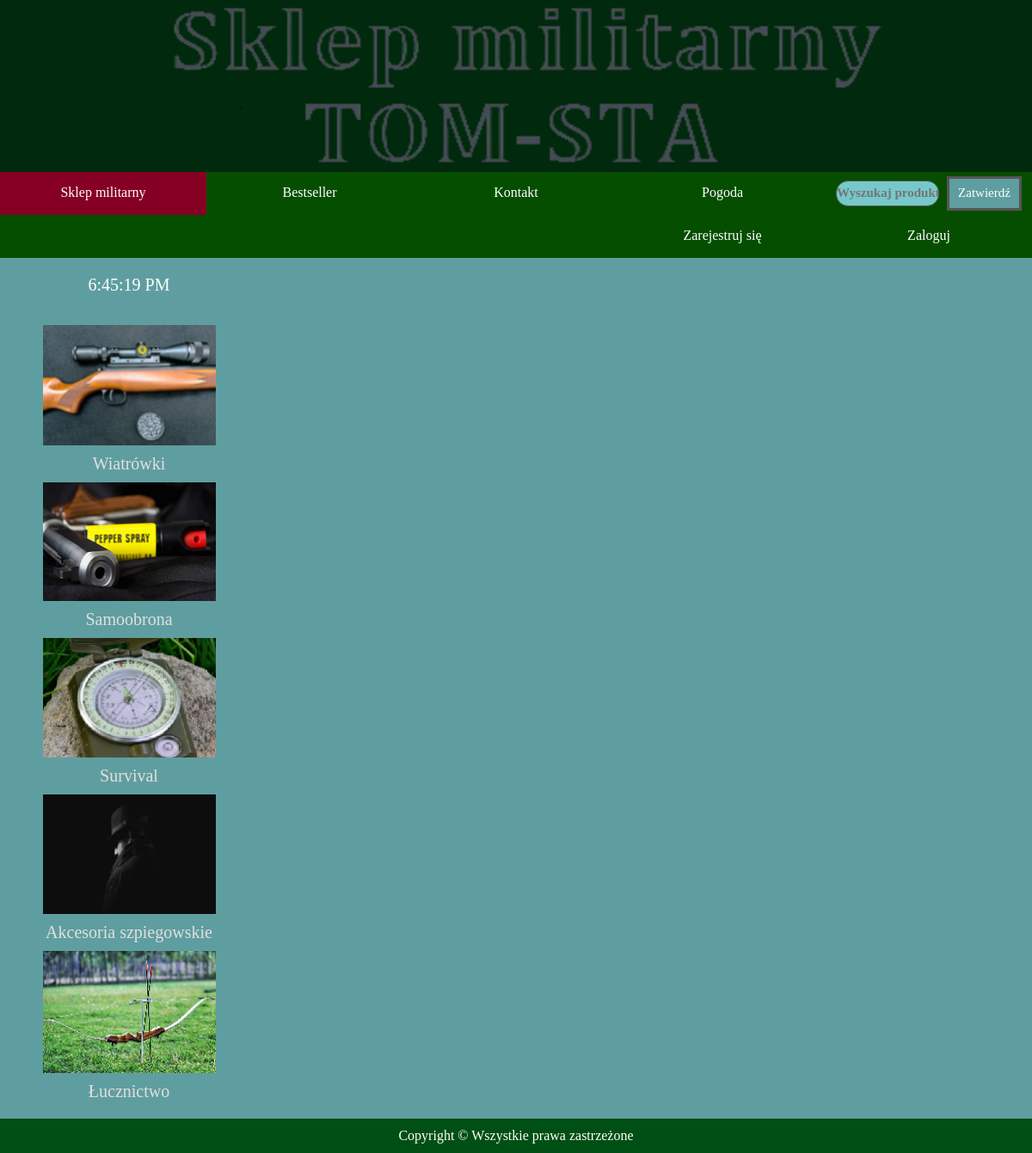
The page / on the database its author committed.
### Produkty/models.py (models this page shows, shortened)
class Kategoria(models.Model):
    nazwa = models.CharField(max_length=40)
    zdjecie = models.ImageField(null=True, blank=True, upload_to="imageskat/")
    class Meta:
        verbose_name = "Kategoria"
        verbose_name_plural = "Kategorie"

### Produkty/views.py (the view)
# urls.py: path('', views.indexx, name='home'),
def indexx(request):
    kategorie = Kategoria.objects.all()
    dane = {'kategorie': kategorie}
    if request.user.is_authenticated:
        dane['userStatus'] = 'zalogowany'
    else:
        dane['userStatus'] = 'niezalogowany'
    return render(request, 'szablon.html', dane)

### Produkty/templates/szablon.html (shortened to what this page needs)
{% load static %}
<!DOCTYPE html>
<html lang="pl">
    <head>
        <link rel="stylesheet" type="text/css" href="{% static 'style.css' %}"/>
    </head>
    <body>
    <div id="wrapper">
        <header>
                <img class="temp" src="{% static 'images/logosklepu.png' %}" height="200px;" alt="My image">
        </header>
            <nav>
                <a class="menu active" href="/">Sklep militarny</a>
                <a class="menu" href="/galeria">Bestseller</a>
                <a class="menu" href="/kontakt">Kontakt</a>
                <a class="menu" href="/pogoda">Pogoda</a>
                <a class="menu">
                    <form action="/search">
                        <input name="q" type="text" autocomplete="off" title="Do wyszukania podaj co namniej jedną literę bądź cyfrę" required="required" size="11" placeholder="Wyszukaj produkt" />
                        <button class="button" type=submit" >Zatwierdź</button>
                     </form>
                </a>
                {% if user.is_authenticated %}
                <a></a><a></a><a></a><a></a>
                <a class="menu" href="JavaScript:{document.getElementById('logout').submit()}">Wyloguj</a>
                {% else %}
                <a></a><a></a><a></a>
                <a class="menu" href="{% url 'signup_page' %}">Zarejestruj się</a>
                <a class="menu" href="{% url 'login_page' %}">Zaloguj</a>
                {% endif %}
            </nav>
            <section>
                <div id ="navig" >
                    <div id="czas"></div>
                    {% for kat in kategorie %}
                        {% if kat.zdjecie %}
                             <a class="mainphoto" href="/kategoria/{{kat.id}}"><img src="{{ MEDIA_URL }}{{ kat.zdjecie.url }}" alt="img"></a>
                        {% endif %}
                        <p><a class="kat" href="/kategoria/{{kat.id}}">{{ kat.nazwa }} </a> </p>
                    {% endfor %}
                </div>
                <div id ="searchwindow">
                </div>
            </section>
        <footer>Copyright © Wszystkie prawa zastrzeżone</footer>
    </div>
    </body>
</html>

### Produkty/templates/static/style.css (style rules this page uses)
* { margin: 0; padding: 0; font-family: "Times New Roman", Times, serif; box-sizing: border-box; }
html { background-color: #01290d; }
body { background-color: #01290d; }
#wrapper { max-width: 1200px; height: 100%; margin: 0 auto 0 auto; background-color: white; }
#navig { margin: 0px; padding: 20px; width: 25%; float: left; background-color: cadetblue; }
#czas { text-align: center; color: white; margin-bottom: 25px; font-size: 20px; }
#navig p { text-align: center; font-size: 20px; }
#searchwindow { padding: 45px; width: 75%; float: left; background-color: cadetblue; }
section::after { content: ""; clear: both; display: table; }
section { background-color: cadetblue; }
header img { width: 100%; display: block; }
nav { overflow: hidden; background-color: rgb(5, 78, 0); }
nav a { display: block; width: 20%; float: left; color: white; height: 50px; text-align: center; text-decoration: none; background-color: rgb(5, 78, 0); line-height: 3; transition: all 0.5s ease; }
section a { text-decoration: none; color: #e2dfdf; }
nav form { background-color: rgb(5, 78, 0); line-height: 3; }
.active { background-color: rgb(134, 0, 36); }
footer { width: 100%; height: 40px; background-color: rgb(0, 79, 20); color: white; line-height: 40px; text-align: center; }
.mainphoto img { padding: 10px; width: 85%; display: block; margin-left: auto; margin-right: auto; }
.button { background-color: cadetblue; color: white; padding: 4px 10px; text-align: center; margin-left: 5px; text-decoration: none; display: inline-block; font-size: 15px; cursor: pointer; border: 3px solid #555; height: 40px; }
input[type=text] { background-color: #77c8ca; color: black; font-weight: bolder; border: 1px solid #555; font-size: 15px; height: 30px; border-radius: 14px; }

### rows shown on the page
Kategoria: zdjecie (picture), nazwa "Wiatrówki"
Kategoria: zdjecie (picture), nazwa "Samoobrona"
Kategoria: zdjecie (picture), nazwa "Survival"
Kategoria: zdjecie (picture), nazwa "Akcesoria szpiegowskie"
Kategoria: zdjecie (picture), nazwa "Łucznictwo"
